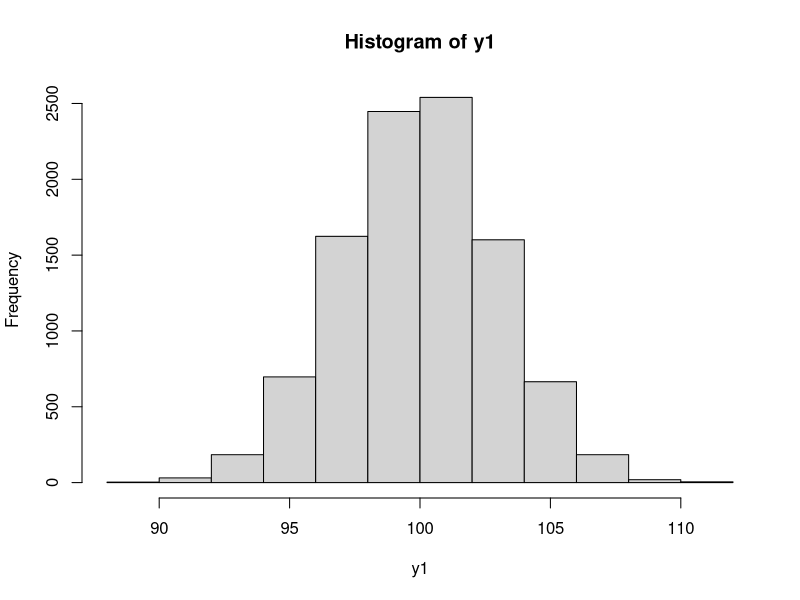
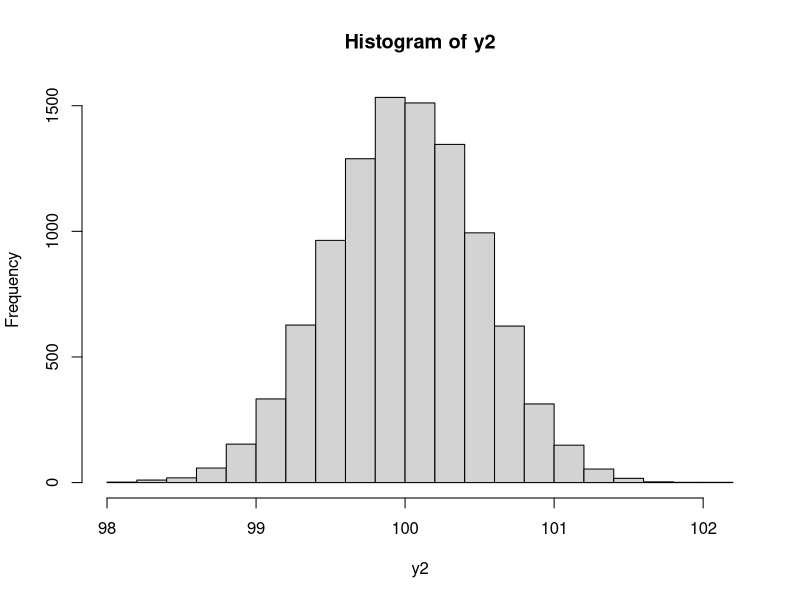
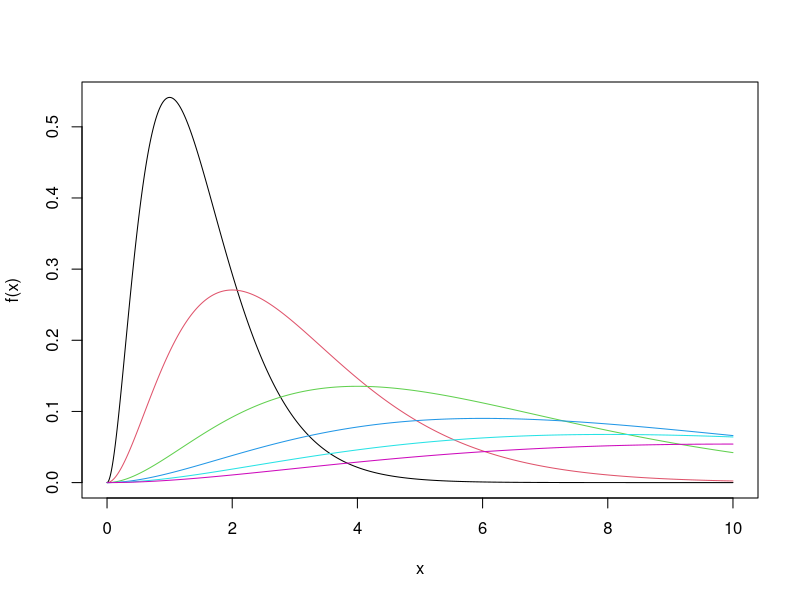
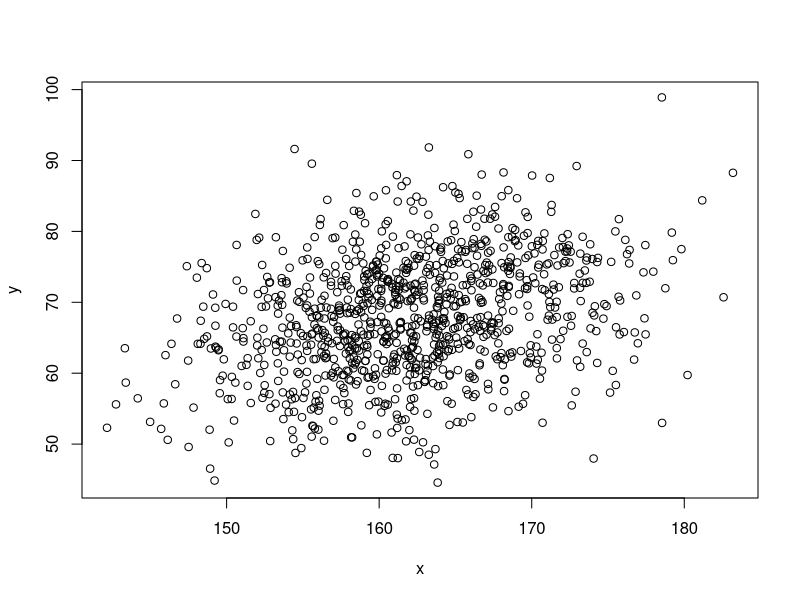
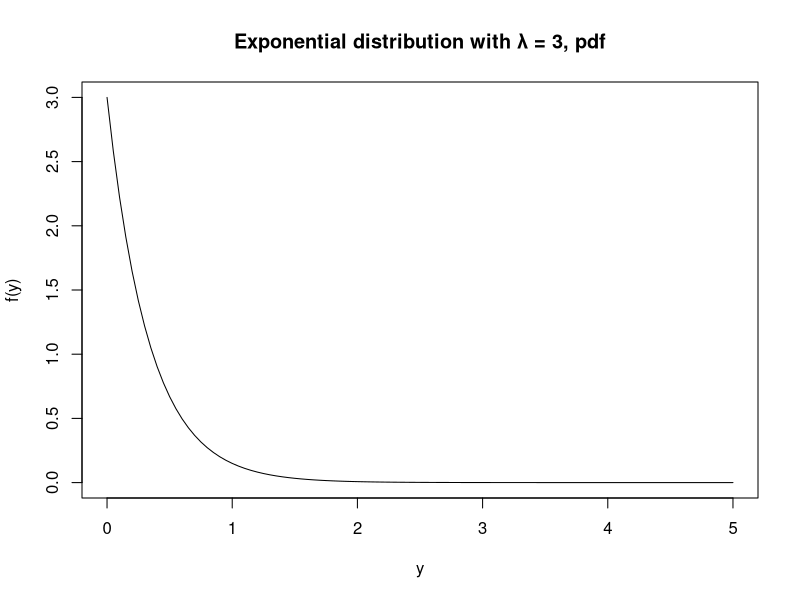
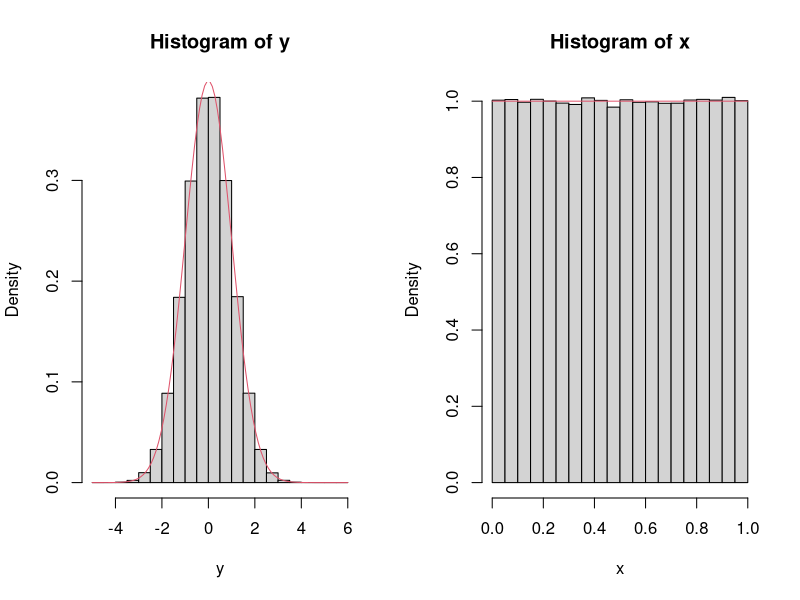
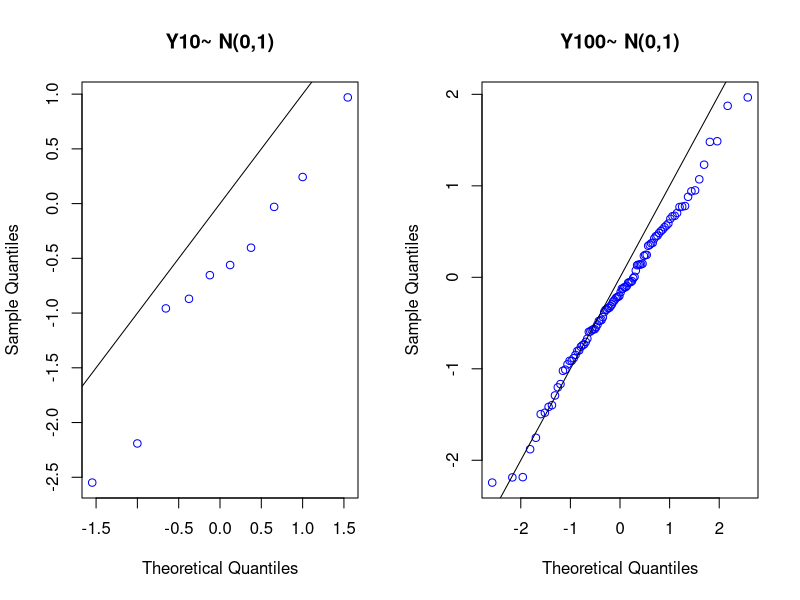
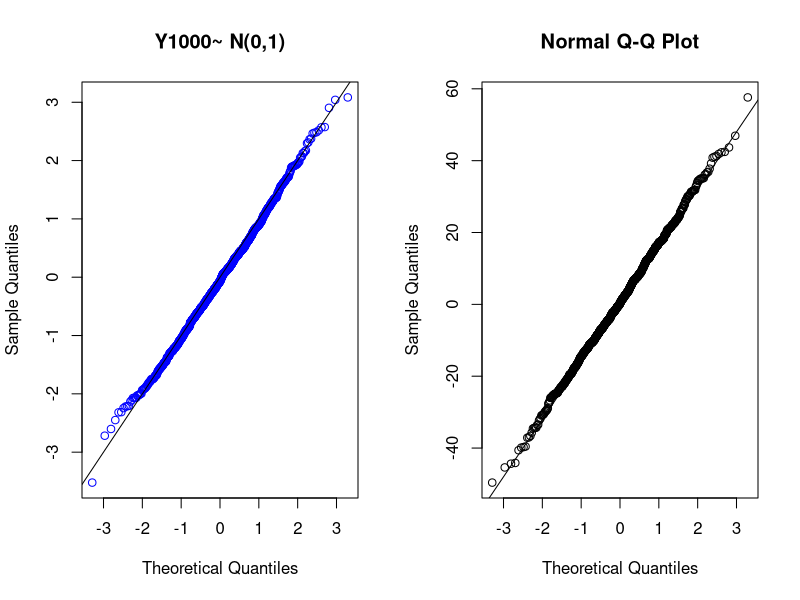

Reproduce these figures in R, in order.
## ---- chunk 1
knitr::opts_chunk$set(echo = TRUE)
## ---- chunk 2
randomSample <- 10000
y1 <- y2 <- rep(NA,randomSample)

for (i in 1:randomSample) {
  y1[i] <- mean(rnorm(30,100,16))
  y2[i] <- mean(rnorm(1000,100,16))
}
mean(y1);sd(y1);hist(y1)
mean(y2);sd(y2);hist(y2)
## ---- chunk 3
16/sqrt(30)
16/sqrt(1000)

## ---- chunk 4
#Create the sample
b <- rnorm(n=1000,4,3)
#Evaluate the mean and standard deviation 
mean=mean(b)
s_deviation=sd(b)
## ---- chunk 5
#Add c=2 to each element of the sample 
c=2
b1=b+c
#Compare the mean and standard deviation  
mean1=mean(b1)
s_deviation1=sd(b1)
cat("mean of the first sample +c: ", mean+c)
cat("mean of the second sample: ",mean1)
cat("standard deviation of the first sample: ",s_deviation)
cat("standard deviation of the second sample: ",s_deviation1)
## ---- chunk 6
#multiply the value by c=2
b1=c*b
#Compare the mean and variance  
mean1=mean(b1)
s_deviation1=sd(b1)
cat("mean of the first sample times c: ", mean*c)
cat("mean of the second sample: ",mean1)
cat("standard deviation of the first sample times c: ",s_deviation*c)
cat("standard deviation of the second sample: ",s_deviation1)

## ---- chunk 7
y = rgamma(n=100, shape=2)
x = log(y)

mean(x); log(mean(y))
## ---- chunk 8
y = rgamma(n=100, shape=2)
x = log(y)

median(x); log(median(y))
## ---- chunk 9
   1 - pnorm(1, 0, 1) + pnorm(-1, 0, 1)
## ---- chunk 10
   1 - pnorm(2, 0, 1) + pnorm(-2, 0, 1)
## ---- chunk 11
   1 - pnorm(3, 0, 1) + pnorm(-3, 0, 1)
## ---- chunk 12
o <- 365
pr <- 1/365
res <- 1
for (i in 1:23 ) {
  res = res * pr * o 
  cat(i, " -- ",1 - res)
  print(' ')
  o = o - 1
  
}
#same result with pbirthday function
#for (i in 1:50 ) {
#  cat(" - it",i, "with p:",1 - pbirthday(i))}
## ---- chunk 13
ind<-0;iter<- 100000
for(i in 1:iter){
  s<-sample(1:365,50,replace=TRUE);d<- unique(s)
  ind<-ind+as.numeric(length(d)!=length(s)) }
ind/iter
## ---- chunk 14
y <- rbinom(10000000,3,0.50) #the following simulate 10000000 times the no. of successes in 3 trials.
head(y, 10)
mean(y)
sd(y)

rbinom(1,30000000,0.50)/10000000 #this simulate what the exercise is asking to do.
## ---- chunk 15
   log(0.50, 0.95)
## ---- chunk 16
x = c(10, 8, 14, 7, 21, 44, 60)
mean(x); var(x)
## ---- chunk 17
#Evaluating the proportion of not admitted students using the cumulative distribution function 
A_not_admitted=pnorm(400,mean=500,sd=100)
B_not_admitted=pnorm(400,mean=450,sd=100)
#This are the value of the proportion in % of the not admitted students 
A_not_admitted
B_not_admitted
#-------------------------------------------
#Since the total number of students in each group it's the same we can evaluate the 
#proportion of not admitted student of group B among all the non admitted student like this: 
B_not_admitted/(A_not_admitted+B_not_admitted)
#-----------------------------------------------------
#Here we show that decreasing the threshold of the exam 
#the proportion of non admitted student coming from group B increase 
A_not_admitted=pnorm(300,mean=500,sd=100)
B_not_admitted=pnorm(300,mean=450,sd=100)
B_not_admitted/(A_not_admitted+B_not_admitted)

## ---- chunk 18
xx <- seq (0,10, l = 1000)
plot(xx, dgamma(xx, shape = 3, scale = .5), xlab ="x", ylab ="f(x)", type ="l")
lines(xx, dgamma(xx, shape = 3, scale = 1), col = 2)
lines(xx, dgamma(xx, shape = 3, scale = 2), col = 3)
lines(xx,  dgamma(xx, shape = 3, scale = 3), col = 4)
lines(xx,  dgamma(xx, shape = 3, scale = 4), col = 5)
lines(xx,  dgamma(xx, shape = 3, scale = 5), col = 6)

## ---- chunk 19
x = rnorm(n=1000, mean=162, sd=7)
y = rnorm(n=1000, mean=3+0.4*x, sd=8)
plot(x, y)
## ---- chunk 20
mean(x); mean(y); sd(x); sd(y)
## ---- chunk 21
cor(x, y)
## ---- chunk 22
   log(0.50)
## ---- chunk 23
   log(0.75)
## ---- chunk 24
   log(0.25)
## ---- chunk 25
   plot(function(y) dexp(y, rate = 3), xlim = c(0, 5), ylab=" f(y) ", xlab="y", main = "Exponential distribution with λ = 3, pdf")
## ---- chunk 26
#Generating a sample of one million of variable with standard normal distribution 
y=rnorm(1000000,mean=0,sd=1)
#Generating the sample of one million of random variable x that correspond to the cdf evaluated on y 
x=pnorm(y,mean=0,sd=1)
#Comparign the histogram of the two samples
par(mfrow=c(1,2))
hist(y,freq = F)
curve(dnorm(x, mean=0, sd=1), add=TRUE, lty=1, col=2) 
hist(x,freq = F)
curve(dunif(x), add=TRUE, lty=1, col=2) 
## ---- chunk 27
Y10 <-rnorm(10)
Y100 <-rnorm(100)
Y1000 <-rnorm(1000)

qqnorm(Y10,col='blue',main='Y10~ N(0,1)'); abline(0,1)
qqnorm(Y100,col='blue',main='Y100~ N(0,1)'); abline(0,1)
qqnorm(Y1000,col='blue',main='Y1000~ N(0,1)'); abline(0,1)
## ---- chunk 28
yb <- rnorm(1000, 0, 16)
qqnorm(yb)
abline(0,16)
## ---- chunk 29
ye <- rexp(1000)

qqnorm(ye,col='blue', main='Y3 ~ exp(1)') 
## ---- chunk 30
yu <- runif(1000)

qqnorm(yu, col='blue', main='Y4 ~ uniform(0,1)')  
## ---- chunk 31
yu <- runif(1000)
n=1000
q=qunif(c(1:n)/(n+1))
yu=sort(yu)
plot(q,yu)

## ---- chunk 32
n <- 100000; z <- rnorm(n)
zneg <- 0; j <- 1

system.time( #time the original code
  for (i in 1:n) {
    if (z[i]<0) {
      zneg[j] <- z[i]
      j <- j + 1
    }
  }
)
## ---- chunk 33
system.time(
  opt_zneg <- z[z<0] #rewritten code
)
## ---- chunk 34
all(zneg == opt_zneg)
## ---- chunk 35
   set.seed(0); n <- 1000
   A <- matrix(runif(n*n),n,n); x.true <- runif(n)
   y <- A%*%x.true
## ---- chunk 36
   now1 <- Sys.time() 
   I = diag(n)
   A1 = solve(A, I) #inverse matrix of A, using the definition of it
   x1 = A1%*%y #x found with 1° method
   e1 <- abs(x1 - x.true)
   sum1 <- sum(e1)
   MAE1 <- sum1/n
   print(Sys.time() - now1)
   print(MAE1)
## ---- chunk 37
   now2 <- Sys.time()
   x2 = solve(A, y) #x found with 2° method
   e2 <- abs(x2 - x.true)
   sum2 <- sum(e2)
   MAE2 <- sum2/n
   print(Sys.time() - now2)
   print(MAE2)
## ---- chunk 38
#defining cdf function
cdf <- function(x){
  n<- 1000 # number of samples in measurements
  x_m <- rnorm(n,0,n/2) #generate set of measurements
  x_m <- sort(x_m) #sort measurements
  cdf <- c() #initialize vector for cdf
  
  for (i in 1:length(x)){
    j <- 1 #initialize the variable to count #(x_m[j]<x[i])
    while((x_m[j]<x[i])&& (j-1)<length(x_m)){
      j <- j+1  #increase j in case x_m[j]<x[i]
    }
    cdf <- c(cdf, ((j-1)/length(x_m))) #add cdf of x[i]
  }
  
  #print cdf of each corresponding x
  print("Corresponding c.d.f.")
  print(cdf)
    
}
#end of function

#generate observations
n<- 20
m <- 0
x<- rnorm(n,m,n)
print("observed values")
print(x)

#calling the function
cdf(x)

## ---- chunk 39
cdf <- function(x,plot.cdf){
  n<- 1000 # number of samples
  x_m <- rnorm(n,0,n/2) #generate set of measurements
  x_m <- sort(x_m) #sort measurements
  cdf <- c() #initialize vector for cdf
  
  for (i in 1:length(x)){
    j <- 1
    while((x_m[j]<x[i])&& (j-1)<length(x_m)){
      j <- j+1      
    }
    cdf <- c(cdf, ((j-1)/length(x_m)))
  }
  
  #print cdf of each corresponding x
  print("Corresponding c.d.f.")
  print(cdf)
  
  
    
    #for plotting cdf in the form of steps
    if(plot.cdf == TRUE){
      
      x<-sort(x)
      cdf<- sort(cdf)
      plot(x,cdf,type='s',xlab="Observed values", ylab = "c.d.f.")
    }
    
    
}

#generate observations
n<- 20
m <- 0
x<- rnorm(n,m,n)
print("observed values")
print(x)
plot.cdf <- TRUE

#calling the function
cdf(x,plot.cdf)
